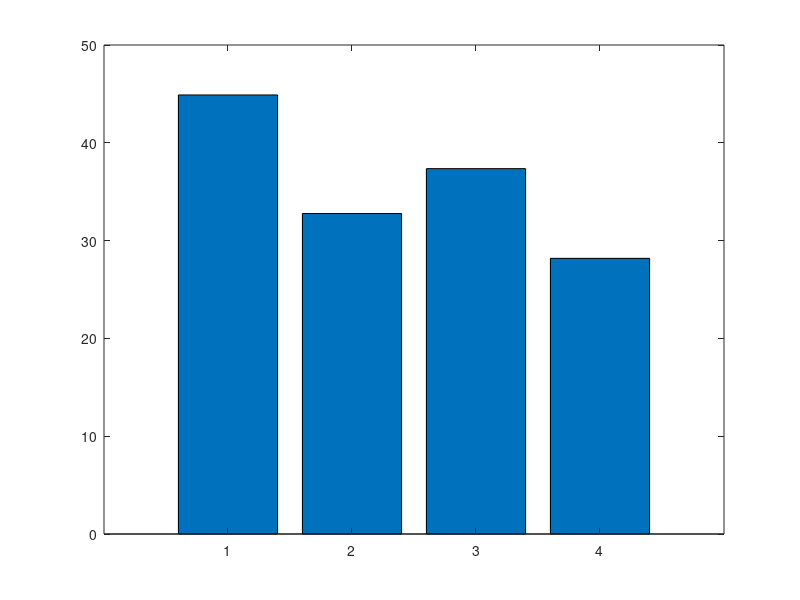

The MATLAB script that drew this image: (Note: this script raises an error after producing the figure.)
% basic hybrid copy migration
% memory size in MB
r = 4096
r *= 1024 % convert to KB

% bandwidth in gbps
b = 1000 
b = b * 1024/8 % convert to KB

% page dirty rate in percent (%): against to total memory pages
dirtyrate = 14 
dirtyrate /= 100

readrate = 14
readrate /= 100

pagesize = 4 % in KB
numpages = r / pagesize

% delta compression rate
comp = 0.5 

% amount of CPU and device states in KB 
scinfo = 100

% working set size in number of pages
wss = numpages * 0.25

% 0: zero, 1: read, 2: dirtied, 3: inactive data
mem = zeros(1, numpages);

% prediction accuracy 0 through 1
acc = 1
%acc = 0

totaltime = 0;
downtime = 0;
totaldata = 0;

A = zeros(4, 3);

%%%%%%%%%%%%%%%%%%%%%%%%%%%%%%
% precopy migration
%%%%%%%%%%%%%%%%%%%%%%%%%%%%%%
fprintf('\n')
disp('==================== Precopy migration ====================')
% iterations
present = numpages
iter = 0
while present > 50 && iter < 29 && totaldata < 4*r
	pretime = present / b
	totaltime += pretime
	totaldata += present
	present = numpages * dirtyrate
	%dirts = wss * dirtyrate
	iter += 1
end

% stop-and-copy phase
% stop conditions: 29 iterations, 50 pages, 4 memory size sent
scsent = scinfo + present * pagesize
downtime = scsent / b
totaltime += downtime
totaldata += scsent

% network fault rate
NFR = 0

A (1, 1) = totaltime;
A (1, 2) = downtime;
A (1, 3) = totaldata;

%%%%%%%%%%%%%%%%%%%%%%%%%%%%%%
% postcopy migration
%%%%%%%%%%%%%%%%%%%%%%%%%%%%%%
fprintf('\n')
disp('===================== Postcopy migration ======================')
totaltime = 0;
downtime = 0;
totaldata = 0;

% stop-and-copy phase
scsent = scinfo
downtime = scsent / b
totaltime += downtime
totaldata += scsent

% prepaging (bubbling) and on-demand paging
postsent = r
posttime = postsent/b
totaltime += posttime
totaldata += postsent
% network fault rate
NFR = 0.2

A (2, 1) = totaltime;
A (2, 2) = downtime;
A (2, 3) = totaldata;

%%%%%%%%%%%%%%%%%%%%%%%%%%%%%%
% hybrid copy migration
%%%%%%%%%%%%%%%%%%%%%%%%%%%%%%
fprintf('\n')
disp('==================== Hybrid copy migration ====================')
totaltime = 0;
downtime = 0;
totaldata = 0;

% precopy phase: single iteration
present = r
pretime = present / b
totaltime += pretime
totaldata += present

% stop-and-copy phase
bitmapsize = 500 % KB
scsent = scinfo + bitmapsize
downtime = scsent / b
totaltime += downtime
totaldata += scsent

% postcopy phase: prepaging (bubbling) and on-demand paging
%dirts = wss * dirtyrate
dirts = numpages * dirtyrate
postsent = dirts * pagesize
posttime = postsent/b
totaltime += posttime
totaldata += postsent
% network fault rate
NFR = 0.2

A (3, 1) = totaltime;
A (3, 2) = downtime;
A (3, 3) = totaldata;

%%%%%%%%%%%%%%%%%%%%%%%%%%%%%%
% proactive hybrid copy migration
%%%%%%%%%%%%%%%%%%%%%%%%%%%%%%
%disp(char(10))
fprintf('\n')
disp('=============== Proactive hybrid copy migration ================')
totaltime = 0;
downtime = 0;
totaldata = 0;

% precopy phase
% LRU, PFR

% scan the dirtied pages
% for dirtied pages
% 	mark dirtied (1)
% 	mem(random (1, wss * 0.1))	
randperm(int64(wss * 0.1));
% for read pages
% 	mark read (2)
% 	mem (random (wss * 0.1, wss * 0.2))

% for pages
% 	predict read/write

% send the pages most likely to be read and least likely to be dirtied
% do not send the pages most likely to be dirtied
% construct queue with the order of p1/p2
%reads = numpages * 0.4 
% total read rate = wss * read_rate = 0.25 * 0.16 = 0.04 (4%)
%read_rate = 0.16
%read_rate = 0.04 % 4% of total memory
% total write rate = wss * write_rate = 0.25 * 0.16 = 0.04 (4%)
%write_rate = 0.16
%write_rate = 0.04 % 4% of total memory
% simple case: readonly pages (RO) - zero dirtied pages 
%RO = 0.3
pred_pages = numpages * readrate * acc

% LRU
% for LRU queue
% 	mark sent
%	insert the pages into cache and perform delta compression

present = pred_pages * pagesize
pretime = present/b
totaltime += pretime
totaldata += present

% stop-and-copy phase
% send the CPU and device states
bitmapsize = 500 % KB
scsent = scinfo + bitmapsize
downtime = scsent/b
totaltime += downtime
totaldata += scsent

% postcopy phase
postsent = (numpages - pred_pages) * pagesize

% exclude the predicted dirtied pages 
pred_dirts = numpages * dirtyrate * acc
postsent = (numpages - pred_pages - pred_dirts) * pagesize
posttime = postsent/b
totaltime += posttime
totaldata += postsent

% network fault rate
NFR = 0.2

A (4, 1) = totaltime;
A (4, 2) = downtime;
A (4, 3) = totaldata

%%%%%%%%%%%%%%%%%%%%%%%%%%%%%%%%%%%%%%%%%%%%%%%%%%%%%%%
%                     plotting
% precopy
% postcopy
% hybrid
% pro-hybrid
%%%%%%%%%%%%%%%%%%%%%%%%%%%%%%%%%%%%%%%%%%%%%%%%%%%%%%%

prefix = "M4G_R14W14_acc100_r1"

dlmwrite (prefix, A, ' ')

%%%%%%%%%%%%%%%%%%%% total time %%%%%%%%%%%%%%%%%%%%%%
figure;
output = strcat(prefix, ".tt");
%output = prefix
x = ['PRECOPY', 'POSTCOPY', 'HYBRID', 'PRO-HYBRID'];
%x = 1:1:length(A);
%plot(x, A(:,2)/1000000, x, A(:,3)/1000000, '-.*');
%plot(A(:,2));
bar(A(:,1))
xlabel('COPY METHOD', FontSize, '14');
ylabel('TIME');
%legend('PRECOPY', 'POSTCOPY', 'HYBRID', 'PRO-HYBRID');
%bar(x, A(:,1))

saveas (1, strcat(output, ".png"));
saveas (1, strcat(output, ".eps"));
saveas (1, strcat(output, ".emf"));

%%%%%%%%%%%%%%%%%%%% downtime %%%%%%%%%%%%%%%%%%%%%%
figure;
output = strcat(prefix, ".dt");

ylabel('TIME');

bar(A(:,2))

saveas (1, strcat(output, ".png"));
saveas (1, strcat(output, ".eps"));
saveas (1, strcat(output, ".emf"));

%%%%%%%%%%%%%%%%%%%% total data %%%%%%%%%%%%%%%%%%%%%%
figure;
output = strcat(prefix, ".td");

ylabel('KB');

bar(A(:,3))

saveas (1, strcat(output, ".png"));
saveas (1, strcat(output, ".eps"));
saveas (1, strcat(output, ".emf"));
